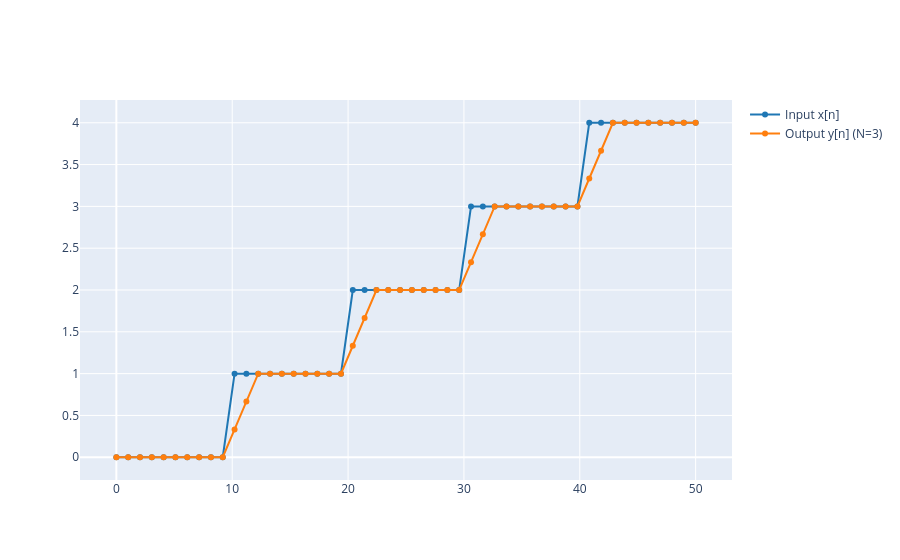
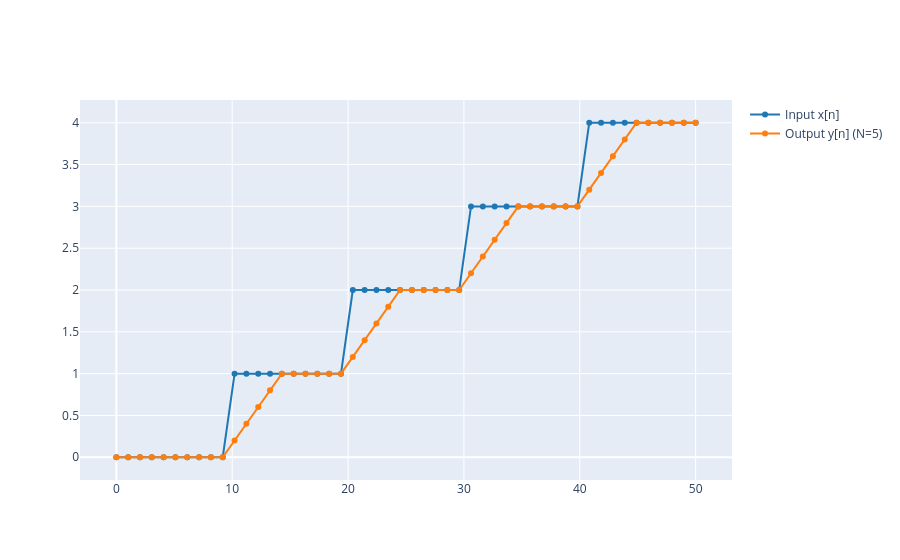
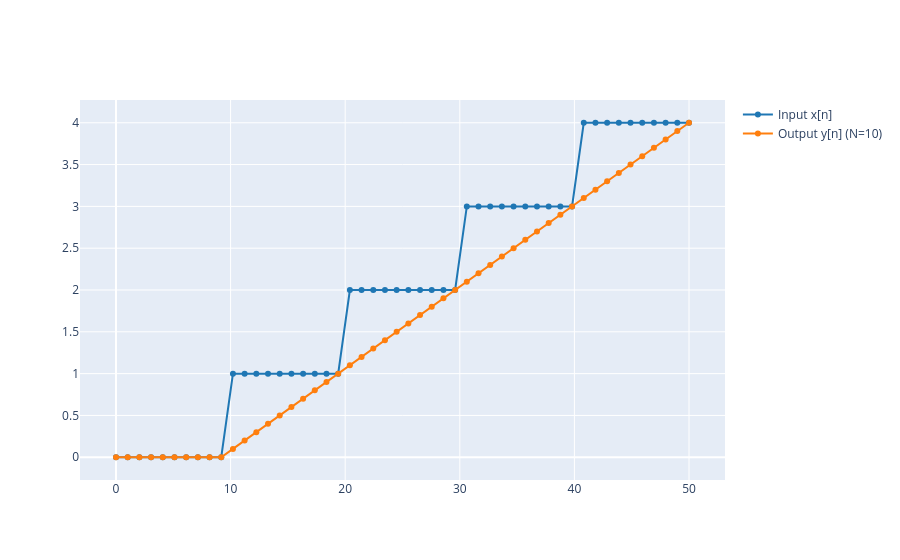
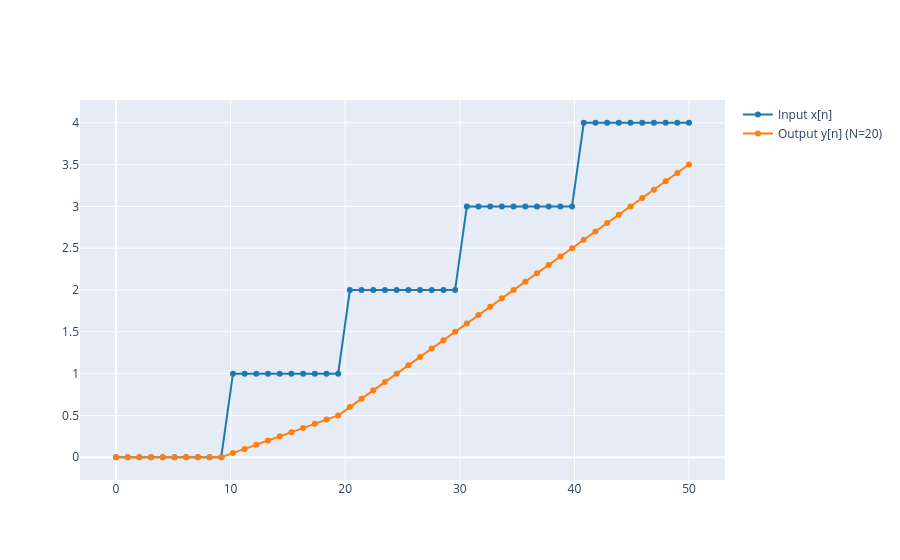

The notebook cell saved with these charts, in order:
### Markdown cell above
1.3 Run the example above using the `averaging_filter` instead. Change the number N to different values and explain what happen.

### Code cell
# Write your code here

N_values = [3, 5, 10, 20]

for N in N_values:
    y = averaging_filter(x, N)
    plot_signals([x, y], fs, name=[f'Input x[n]', f'Output y[n] (N={N})'], mode='lines+markers')
